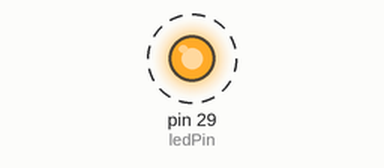
Recording of a program running on a simulated Raspberry Pi (header pin numbers). Parts: output pins drawn as LEDs (lit = HIGH). Dashed ring = blinking. What the program prints to the terminal is not drawn.

Above: at 0.2 s.
Timing chart, 0 to 3.0 s (numbered marks = the images above):
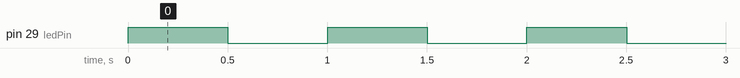

The program:

Blink.py
```python
#!/usr/bin/env python3
########################################################################
# Filename    : Blink.py
# Description : Basic usage of GPIO. Let led blink.
# auther      : www.freenove.com
# modification: 2019/12/28
########################################################################
import RPi.GPIO as GPIO
import time

ledPin = 29    # define ledPin

def setup():
    GPIO.setmode(GPIO.BOARD)       # use PHYSICAL GPIO Numbering
    GPIO.setup(ledPin, GPIO.OUT)   # set the ledPin to OUTPUT mode
    GPIO.output(ledPin, GPIO.LOW)  # make ledPin output LOW level
    print ('using pin%d'%ledPin)

def loop():
    while True:
        GPIO.output(ledPin, GPIO.HIGH)  # make ledPin output HIGH level to turn on led
        print ('led turned on >>>')     # print information on terminal
        time.sleep(0.5)                   # Wait for 1 second
        GPIO.output(ledPin, GPIO.LOW)   # make ledPin output LOW level to turn off led
        print ('led turned off <<<')
        time.sleep(0.5)                   # Wait for 1 second

def destroy():
    GPIO.cleanup()                      # Release all GPIO
    print('Program ended.')

if __name__ == '__main__':    # Program entrance
    print ('Program is starting ... \n')
    setup()
    try:
        loop()
    except KeyboardInterrupt:   # Press ctrl-c to end the program.
        destroy()
```

Measured:
- by itself, pin 29 (ledPin): alternates HIGH for 0.50 s and LOW for 0.50 s
